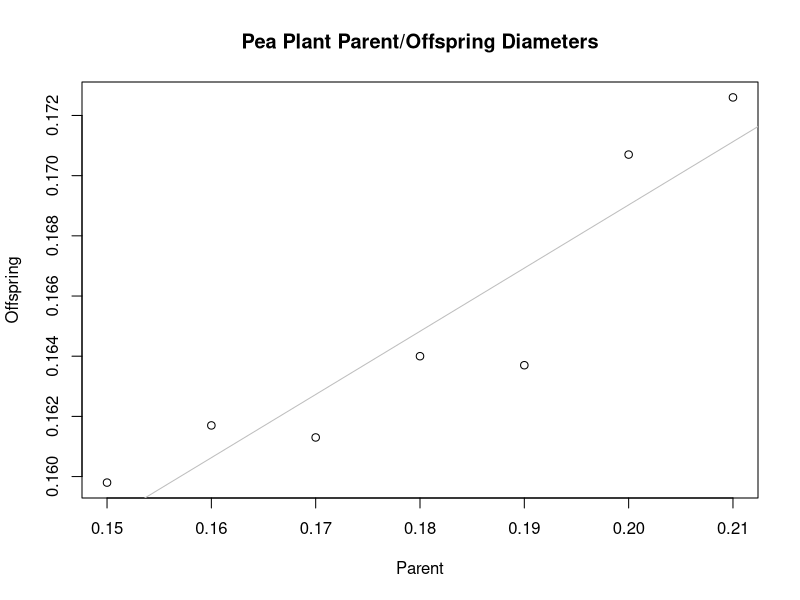
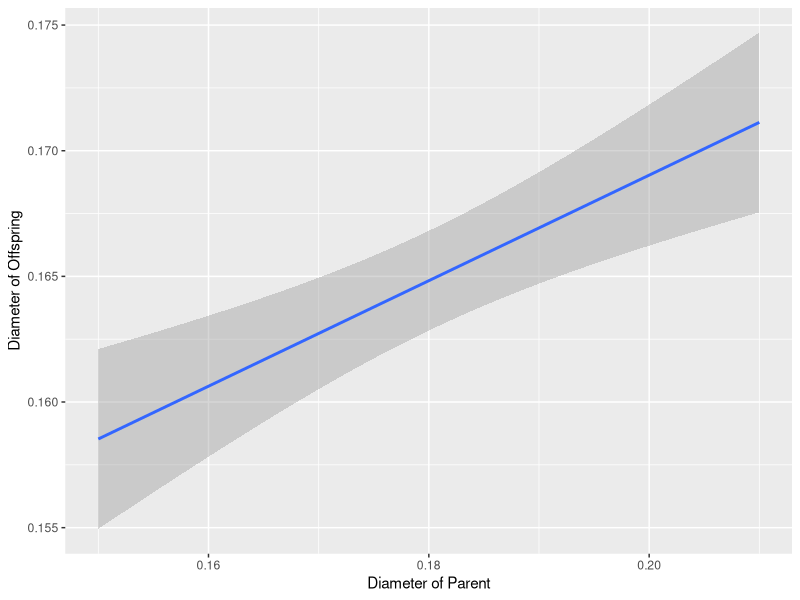
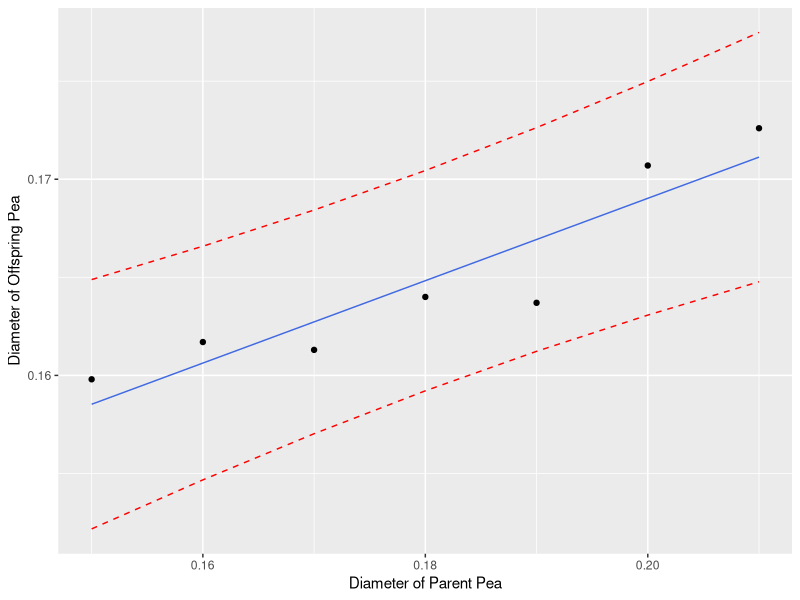

Source code (R) for these figures, in order:
#read in data
galton <- read.table(text = "'Parent' 'Offspring'
0.21 0.1726
0.20 0.1707
0.19 0.1637
0.18 0.1640
0.17 0.1613
0.16 0.1617
0.15 0.1598", header = TRUE, sep = "")

#check data correct
galton

#calculate correlation
galton_corr <- cor(galton[, 1], galton[, 2])
galton_corr
#when Parent diameter increases, Offspring diameter consistently increases
# visual check confirms calculated value, close to +1
# values are not too far from regression line


#create plot to check correlation
plot(galton[, 1], galton[, 2], xlab = 'Parent', ylab = 'Offspring',
main = 'Pea Plant Parent/Offspring Diameters')
# Add fit lines
abline(lm(galton[, 2] ~ galton[, 1]), col = "gray") # regression line (y~x) 

#Dr Grimshaw used ggplot2
library(ggplot2)
#can put ggplot2 scatter code here

#Analysis:

#Response variable: offspring (quantitative)
#Explanatory variable: parent (quantitative)

#model: offspring = beta0 + beta1 parent + epsilon, epsilon~N(0, sigma^2)

out_galton = lm(Offspring ~ Parent, data = galton)
out_galton

#table of estimates and standard errors...also ttest
summary(out_galton)

# ANOVA F-test
anova(out_galton)

#95% CI on beta1
confint(out_galton)

galton
#create a graphic showing the uncertainty associated with estimating 
# the inheritance effect
#qplot: q=quick
qplot(Parent, Offspring, data = galton, geom = 'smooth', formula = y ~ x,
      method = 'lm', se = TRUE, xlab = 'Diameter of Parent', ylab = 'Diameter of Offspring')

#prediction (mean or individual obs?)

#95% CI on E(offspring | parent = 0.20)
predict(out_galton, newdata=data.frame(Parent=0.20), interval="confidence")

#95% PI
predict(out_galton, newdata = data.frame(Parent = 0.18), interval = "prediction")

plot_df <- cbind(galton, predict(out_galton, interval="prediction"))
ggplot(plot_df, aes(Parent, Offspring)) +
    xlab('Diameter of Parent Pea') +
    ylab('Diameter of Offspring Pea') +
    geom_point() +
    geom_line(aes(y = fit), color = 'royalblue') +
    geom_line(aes(y = lwr), color = 'red', linetype = 'dashed') +
    geom_line(aes(y = upr), color='red',linetype='dashed')
#Recall Multiple R-squared from summary function